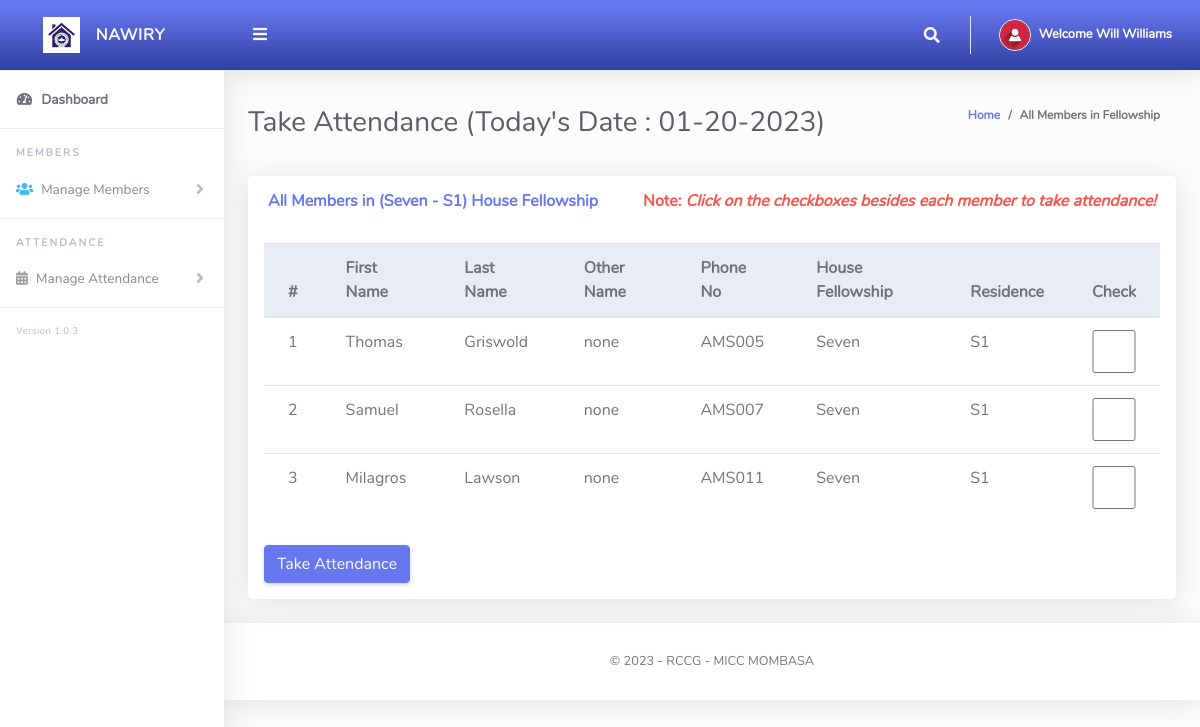
Page /FellowshipLeader/takeAttendance.php (signed in) on the committed database.
### tables this page shows
CREATE TABLE `tblhsefellowshipleaders` (
  `Id` int(10) NOT NULL,
  `firstName` varchar(255) NOT NULL,
  `lastName` varchar(255) NOT NULL,
  `emailAddress` varchar(255) NOT NULL,
  `password` varchar(255) NOT NULL,
  `phoneNo` varchar(50) NOT NULL,
  `hseId` varchar(10) NOT NULL,
  `hseArmId` varchar(10) NOT NULL,
  `dateCreated` varchar(50) NOT NULL
);

CREATE TABLE `tblhsearms` (
  `Id` int(10) NOT NULL,
  `hseId` varchar(10) NOT NULL,
  `hseArmName` varchar(255) NOT NULL,
  `isAssigned` varchar(10) NOT NULL
);

CREATE TABLE `tblhse` (
  `Id` int(10) NOT NULL,
  `hseFellowshipName` varchar(255) NOT NULL
);

CREATE TABLE `tblmembers` (
  `Id` int(10) NOT NULL,
  `firstName` varchar(255) NOT NULL,
  `lastName` varchar(255) NOT NULL,
  `otherName` varchar(255) NOT NULL,
  `phoneNumber` varchar(255) NOT NULL,
  `password` varchar(50) NOT NULL,
  `hseId` varchar(10) NOT NULL,
  `hseArmId` varchar(10) NOT NULL,
  `dateCreated` varchar(50) NOT NULL
);

### FellowshipLeader/takeAttendance.php (the view, shortened to what this page needs)
<?php
include '../Includes/dbcon.php';
    $query = "SELECT tblhse.hseFellowshipName,tblhsearms.hseArmName
    FROM tblhsefellowshipleaders
    INNER JOIN tblhse ON tblhse.Id = tblhsefellowshipleaders.hseId
    INNER JOIN tblhsearms ON tblhsearms.Id = tblhsefellowshipleaders.hseArmId
    Where tblhsefellowshipleaders.Id = '$_SESSION[userId]'";
    $rs = $conn->query($query);
    $rrw = $rs->fetch_assoc();
?>
<!DOCTYPE html>
<html lang="en">
<head>
  <link href="../vendor/fontawesome-free/css/all.min.css" rel="stylesheet" type="text/css">
  <link href="../vendor/bootstrap/css/bootstrap.min.css" rel="stylesheet" type="text/css">
  <link href="css/ruang-admin.min.css" rel="stylesheet">
</head>
<body id="page-top">
  <div id="wrapper">
      <?php include "Includes/sidebar.php";?>
    <div id="content-wrapper" class="d-flex flex-column">
      <div id="content">
       <?php include "Includes/topbar.php";?>
        <div class="container-fluid" id="container-wrapper">
          <div class="d-sm-flex align-items-center justify-content-between mb-4">
            <h1 class="h3 mb-0 text-gray-800">Take Attendance (Today's Date : <?php echo $todaysDate = date("m-d-Y");?>)</h1>
            <ol class="breadcrumb">
              <li class="breadcrumb-item"><a href="./">Home</a></li>
              <li class="breadcrumb-item active" aria-current="page">All Members in Fellowship</li>
            </ol>
          </div>
          <div class="row">
            <div class="col-lg-12">
        <form method="post">
            <div class="row">
              <div class="col-lg-12">
              <div class="card mb-4">
                <div class="card-header py-3 d-flex flex-row align-items-center justify-content-between">
                  <h6 class="m-0 font-weight-bold text-primary">All Members in (<?php echo $rrw['hseFellowshipName'].' - '.$rrw['hseArmName'];?>) House Fellowship</h6>
                  <h6 class="m-0 font-weight-bold text-danger">Note: <i>Click on the checkboxes besides each member to take attendance!</i></h6>
                </div>
                <div class="table-responsive p-3">
                  <table class="table align-items-center table-flush table-hover">
                    <thead class="thead-light">
                      <tr>
                        <th>#</th>
                        <th>First Name</th>
                        <th>Last Name</th>
                        <th>Other Name</th>
                        <th>Phone No</th>
                        <th>House Fellowship</th>
                        <th>Residence</th>
                        <th>Check</th>
                      </tr>
                    </thead>
                    <tbody>
                  <?php
                      $query = "SELECT tblmembers.Id,tblmembers.phoneNumber,tblhse.hseFellowshipName,tblhse.Id As hseId,tblhsearms.hseArmName,tblhsearms.Id AS hseArmId,tblmembers.firstName,
                      tblmembers.lastName,tblmembers.otherName,tblmembers.phoneNumber,tblmembers.dateCreated
                      FROM tblmembers
                      INNER JOIN tblhse ON tblhse.Id = tblmembers.hseId
                      INNER JOIN tblhsearms ON tblhsearms.Id = tblmembers.hseArmId
                      where tblmembers.hseId = '$_SESSION[hseId]' and tblmembers.hseArmId = '$_SESSION[hseArmId]'";
                      $rs = $conn->query($query);
                      $num = $rs->num_rows;
                      $sn=0;
                      if($num > 0)
                      {
                        while ($rows = $rs->fetch_assoc())
                          {
                             $sn = $sn + 1;
                            echo"
                              <tr>
                                <td>".$sn."</td>
                                <td>".$rows['firstName']."</td>
                                <td>".$rows['lastName']."</td>
                                <td>".$rows['otherName']."</td>
                                <td>".$rows['phoneNumber']."</td>
                                <td>".$rows['hseFellowshipName']."</td>
                                <td>".$rows['hseArmName']."</td>
                                <td><input name='check[]' type='checkbox' value=".$rows['phoneNumber']." class='form-control'></td>
                              </tr>";
                          }
                      }
                      else
                      {
                           echo
                           "<div class='alert alert-danger' role='alert'>
                            No Record Found!
                            </div>";
                      }
                      ?>
                    </tbody>
                  </table>
                  <br>
                  <button type="submit" name="save" class="btn btn-primary">Take Attendance</button>
                  </form>
                </div>
              </div>
            </div>
            </div>
          </div>
        </div>
       <?php include "Includes/footer.php";?>
</body>
</html>

### FellowshipLeader/Includes/sidebar.php (shortened to what this page needs)
<ul class="navbar-nav sidebar sidebar-light accordion" id="accordionSidebar">
     <a class="sidebar-brand d-flex align-items-center bg-gradient-primary justify-content-center" href="index.php">
       <div class="sidebar-brand-icon" >
         <img src="img/logo/houseicon.png">
       </div>
       <div class="sidebar-brand-text mx-3">NAWIRY</div>
     </a>
     <hr class="sidebar-divider my-0">
     <li class="nav-item active">
       <a class="nav-link" href="index.php">
         <i class="fas fa-fw fa-tachometer-alt"></i>
         <span>Dashboard</span></a>
     </li>
     <hr class="sidebar-divider">
     <div class="sidebar-heading">
       Members
     </div>
      <li class="nav-item">
       <a class="nav-link collapsed" href="#" data-toggle="collapse" data-target="#collapseBootstrap2"
         aria-expanded="true" aria-controls="collapseBootstrap2">
         <i class="fas fa-users fa-2x text-info"></i>
         <span>Manage Members</span>
       </a>
     </li>
     <hr class="sidebar-divider">
     <div class="sidebar-heading">
     Attendance
     </div>
      <li class="nav-item">
       <a class="nav-link collapsed" href="#" data-toggle="collapse" data-target="#collapseBootstrapcon"
         aria-expanded="true" aria-controls="collapseBootstrapcon">
         <i class="fa fa-calendar-alt"></i>
         <span>Manage Attendance</span>
       </a>
     </li>
     <hr class="sidebar-divider">
     <div class="version" id="version-ruangadmin"></div>
   </ul>

### FellowshipLeader/Includes/topbar.php (shortened to what this page needs)
<?php
  $query = "SELECT * FROM tblhsefellowshipleaders WHERE Id = ".$_SESSION['userId']."";
  $rs = $conn->query($query);
  $rows = $rs->fetch_assoc();
  $fullName = $rows['firstName']." ".$rows['lastName'];;
?>
<nav class="navbar navbar-expand navbar-light bg-gradient-primary topbar mb-4 static-top">
          <button id="sidebarToggleTop" class="btn btn-link rounded-circle mr-3">
            <i class="fa fa-bars"></i>
          </button>
          <ul class="navbar-nav ml-auto">
            <li class="nav-item dropdown no-arrow">
              <a class="nav-link dropdown-toggle" href="#" id="searchDropdown" role="button" data-toggle="dropdown"
                aria-haspopup="true" aria-expanded="false">
                <i class="fas fa-search fa-fw"></i>
              </a>
            </li>
            <li class="nav-item dropdown no-arrow">
              <a class="nav-link dropdown-toggle" href="#" id="userDropdown" role="button" data-toggle="dropdown"
                aria-haspopup="true" aria-expanded="false">
                <img class="img-profile rounded-circle" src="img/user-icn.png" style="max-width: 60px">
                <span class="ml-2 d-none d-lg-inline text-white small"><b>Welcome <?php echo $fullName;?></b></span>
              </a>
            </li>
          </ul>
        </nav>

### FellowshipLeader/Includes/footer.php
<footer class="sticky-footer bg-white">
        <div class="container my-auto">
          <div class="copyright text-center my-auto">
            <span> &copy; <script> document.write(new Date().getFullYear()); </script> - RCCG - MICC MOMBASA
            </span>
          </div>
        </div>
      </footer>

### rows in the picture
tblhsefellowshipleaders: fullName "Will Williams"
tblhsearms: hseId.hseFellowshipName "Seven", hseArmName "S1"
tblmembers: firstName "Thomas", lastName "Griswold", otherName "none", phoneNumber "AMS005", hseId.hseFellowshipName "Seven", hseArmId.hseArmName "S1"
tblmembers: firstName "Samuel", lastName "Rosella", otherName "none", phoneNumber "AMS007", hseId.hseFellowshipName "Seven", hseArmId.hseArmName "S1"
tblmembers: firstName "Milagros", lastName "Lawson", otherName "none", phoneNumber "AMS011", hseId.hseFellowshipName "Seven", hseArmId.hseArmName "S1"
